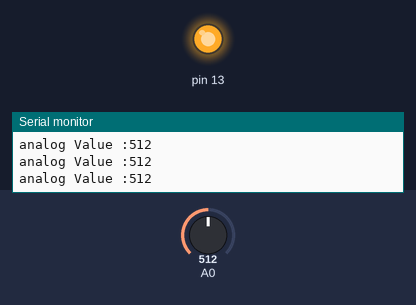
A sketch run on a simulated Arduino Uno, built with avr-gcc and run on an emulated ATmega328P. Shown: output pins drawn as LEDs (lit = HIGH), the last lines printed to the serial monitor. The test bench sets the inputs (shaded band); at power-on: A0 = 512.

Above: at 1.2 s.
1.3 s: A0 set to 483
At 2.3 s:
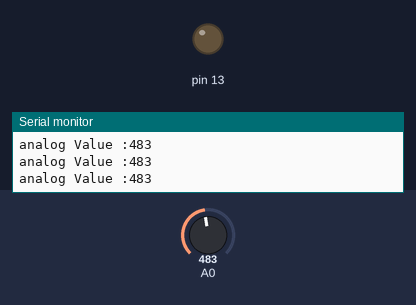
2.8 s: A0 set to 510
At 3.5 s:
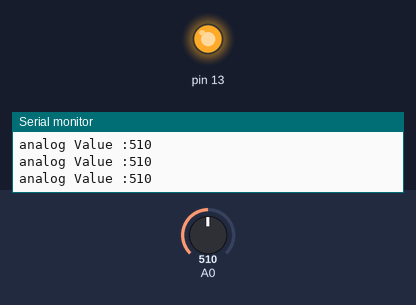
5.8 s: A0 set to 490
At 6.4 s:
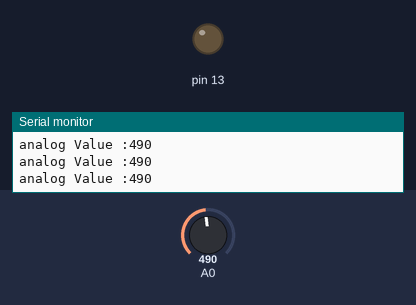
Timing chart, 0 to 8.8 s (numbered marks = the images above; inputs shaded):
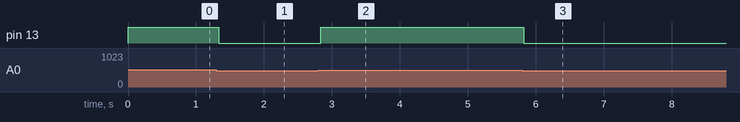

Measured:
- the behaviour switches between 501 and 500 on A0 (found by bisection; images 0 and 1)
- after the input at 1.3 s, pin 13: HIGH → LOW at once
- after the input at 2.8 s, pin 13: LOW → HIGH at once
- after the input at 5.8 s, pin 13: HIGH → LOW at once

The sketch:

smashing_migelo1.ino
```cpp
// C++ code
//
void setup()
{
  pinMode(A0, INPUT);
  pinMode(13, OUTPUT);
  Serial.begin(9600);
}

void loop()
{
  int value = analogRead(A0);
  Serial.print("analog Value :");
  Serial.println(value);

  if (value > 500)
  {
    digitalWrite (13, HIGH);
  }
  else
  {
    digitalWrite (13, LOW);
  }
}
```
